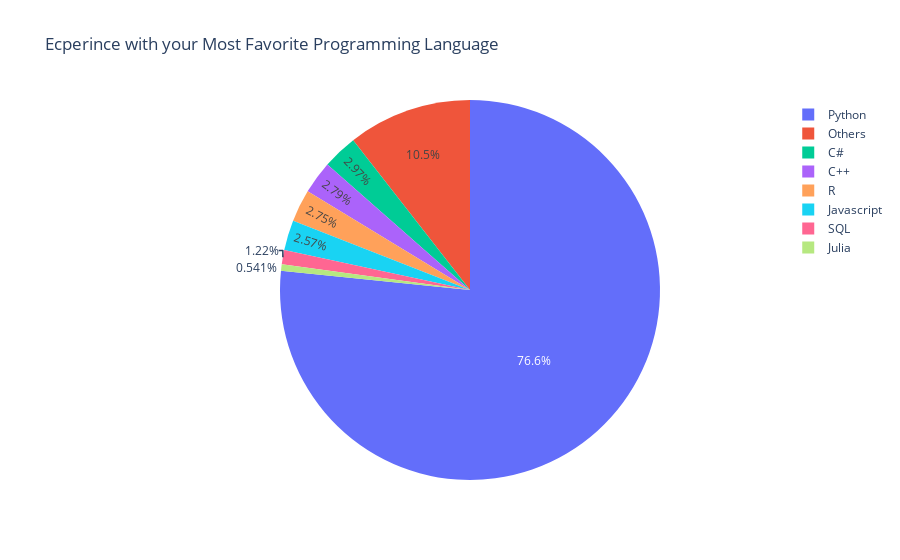

This figure's notebook cell:
### Code cell
# df = df.query("weight == 178.0").query("living_place == 'Urban'")
# df.loc[df['experience'] < 2.0, 'programming'] = 'employment' # Represent only large countries
fig = px.pie(df, values='experience', names='programming', title='Ecperince with your Most Favorite Programming Language ')
fig.show()

### Figure 1 — Plotly figure (JSON) as saved in the notebook; plotly's stock layout.template omitted (floating-point values rounded to 4 significant figures; data arrays with more than 128 entries replaced by an {"elided": "..."} marker saying what was removed)
{"data": [{"domain": {"x": [0, 1], "y": [0, 1]}, "hovertemplate": "programming=%{label}<br>experience=%{value}<extra></extra>", "labels": {"elided": "375 str values"}, "legendgroup": "", "name": "", "showlegend": true, "type": "pie", "values": {"elided": "375 float values"}}], "layout": {"legend": {"tracegroupgap": 0}, "title": {"text": "Ecperince with your Most Favorite Programming Language "}}}
